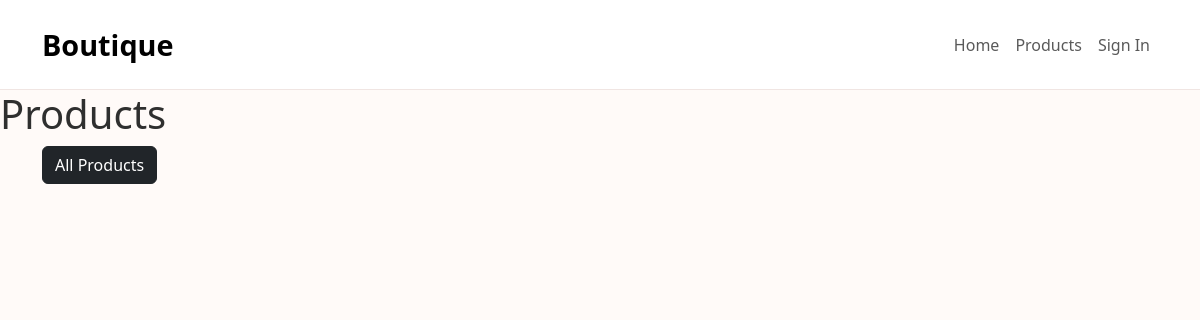
/products/?category=3, run on an earlier commit of the app's database.
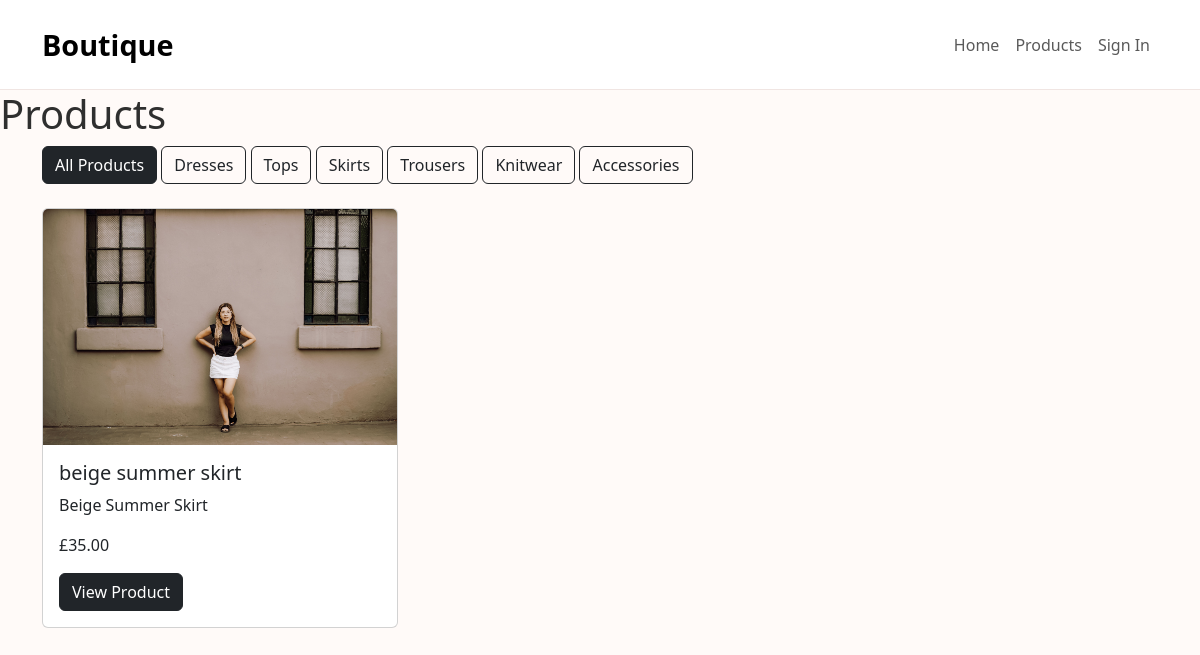
And on a later commit of the database.
### products/models.py (models this page shows, shortened)
class Category(models.Model):
    name = models.CharField(max_length=100)

class Product(models.Model):
    category = models.ForeignKey(
        Category,
        on_delete=models.SET_NULL,
        null=True,
        blank=True,
        related_name='products'
    )
    name = models.CharField(max_length=100)
    description = models.TextField()
    price = models.DecimalField(max_digits=6, decimal_places=2)
    image = models.ImageField(upload_to='products/')

### products/views.py (the view)
# urls.py: path('', views.product_list, name='products'),
def product_list(request):
    products = Product.objects.all()
    categories = Category.objects.all()
    selected_category = request.GET.get('category')
    if selected_category:
        products = products.filter(category__id=selected_category)
    context = {
        'products': products,
        'categories': categories,
        'selected_category': selected_category,
    }
    return render(request, 'products/products.html', context)

### templates/products/products.html
   {% extends "base.html" %}
{% load static %}
{% block content %}
<h1>Products</h1>
<div class="container">
    <div class="mb-4">
        <a href="{% url 'products' %}" class="btn btn-dark">
            All Products
        </a>
        {% for category in categories %}
            <a href="{% url 'products' %}?category={{ category.id }}"
               class="btn btn-outline-dark">
                {{ category.name }}
            </a>
        {% endfor %}
    </div>
    <div class="row">
        {% for product in products %}
        <div class="col-md-4">
            <div class="card mb-4">
                <a href="{% url 'product_detail' product.id %}">
                    <img src="{% static 'media/' %}{{ product.image.name }}"
                         class="card-img-top"
                         alt="{{ product.name }}">
                </a>
                <div class="card-body">
                    <h5 class="card-title">
                        {{ product.name }}
                    </h5>
                    <p class="card-text">
                        {{ product.description }}
                    </p>
                    <p>
                        £{{ product.price }}
                    </p>
                    <a href="{% url 'product_detail' product.id %}"
                       class="btn btn-dark">
                        View Product
                    </a>
                </div>
            </div>
        </div>
        {% endfor %}
    </div>
</div>
{% endblock %}

### templates/base.html (shortened to what this page needs)
{% load static %}
<!DOCTYPE html>
<html lang="en">
<head>
    <link href="https://cdn.jsdelivr.net/npm/bootstrap@5.3.0/dist/css/bootstrap.min.css" rel="stylesheet">
    <link rel="stylesheet" href="{% static 'css/style.css' %}">
</head>
<body>
<nav class="navbar navbar-expand-lg navbar-light bg-light">
    <div class="container">
        <a class="navbar-brand" href="{% url 'home' %}">Boutique</a>
        <div class="navbar-nav">
            <a class="nav-link" href="{% url 'home' %}">Home</a>
            <a class="nav-link" href="{% url 'products' %}">Products</a>
            {% if user.is_authenticated %}
                <a class="nav-link" href="{% url 'add_product' %}">Add Product</a>
                <a class="nav-link" href="{% url 'account_logout' %}">Sign Out</a>
            {% else %}
                <a class="nav-link" href="{% url 'account_login' %}">Sign In</a>
            {% endif %}
        </div>
    </div>
</nav>
{% block content %}
{% endblock %}
</body>
</html>

### home/static/css/style.css (style rules this page uses)
body { background-color: #fffaf8; color: #2f2f2f; }
.navbar { background-color: #ffffff !important; padding: 18px 0; border-bottom: 1px solid #f0e5e2; }
.navbar-brand { font-size: 1.8rem; font-weight: 700; }

What changed in the data, as far as the page shows it:
added Category: name "Dresses"
added Category: name "Tops"
added Category: name "Skirts"
added Category: name "Trousers"
added Category: name "Knitwear"
added Category: name "Accessories"
now on this page (row edited): Product: image.name (picture), name "beige summer skirt", description "Beige Summer Skirt", price "35.00"
